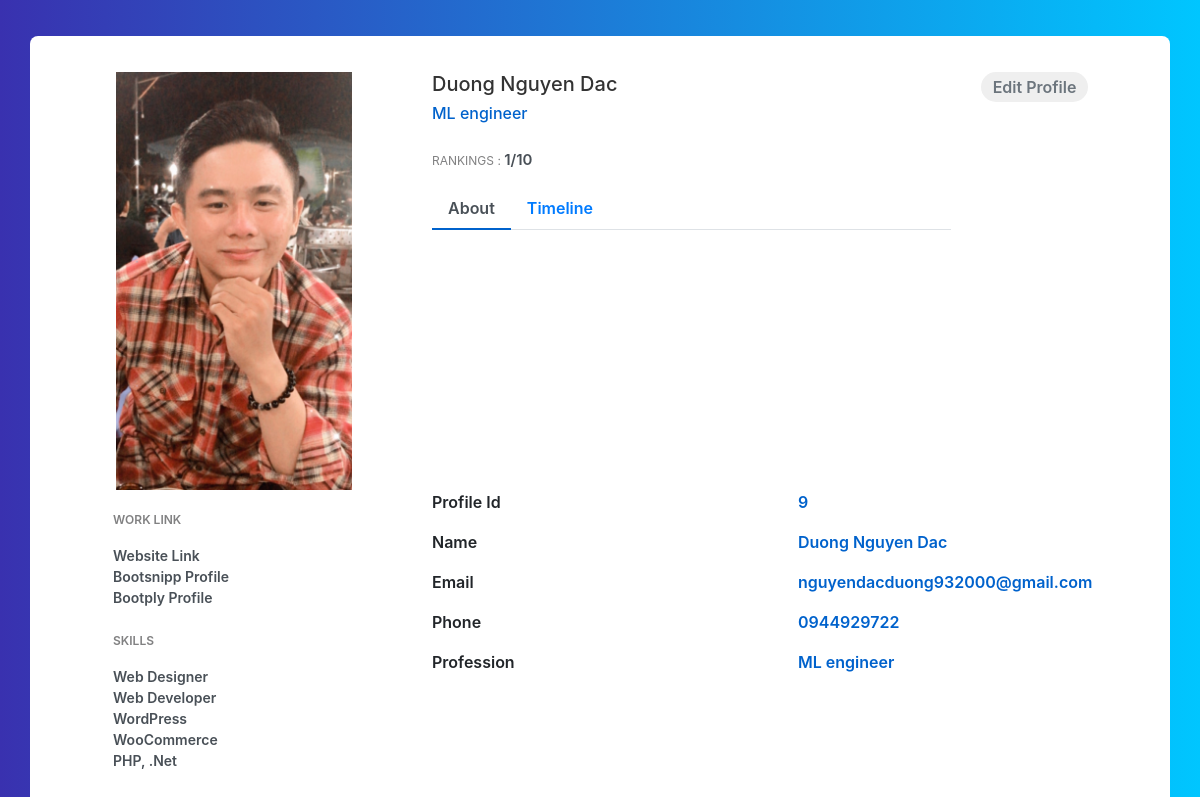
Screenshot of /details/ with the database file from the repository.
### core/models.py (models this page shows, shortened)
class Profile(models.Model):
    first_name = models.CharField(max_length=70)
    last_name = models.CharField(max_length=70)
    date = models.DateField()
    phone = models.BigIntegerField()
    email = models.EmailField()
    ranking = models.IntegerField()
    profession = models.CharField(max_length=200)
    status = models.CharField(choices=types,max_length=20,null=True,blank=False,default='employee')
    present = models.BooleanField(default=False)
    image = models.ImageField()
    updated = models.DateTimeField(auto_now=True)
    shift = models.TimeField()

### core/views.py (the view)
# urls.py: path('details/', details, name= 'details'),
def details(request):
    try:
        last_face = LastFace.objects.last()
        profile = Profile.objects.get(Q(image__icontains=last_face))
    except:
        last_face = None
        profile = None
    context = {
        'profile': profile,
        'last_face': last_face
    }
    return render(request, 'core/details.html', context)

### core/models.py (called while the page is built)
    def __str__(self):
        return self.last_face

### core/templates/core/details.html (shortened to what this page needs)
{% extends "core/base.html" %}
{% load static %}
{% block content %}
{% if profile == None %}
<div class="container emp-profile">
    <div class="row">
        <div class="col-md-5">
            <div class="alert alert-warning">
                <svg width="1.0625em" height="1em" viewBox="0 0 17 16" class="bi bi-exclamation-triangle"
                    fill="currentColor" xmlns="http://www.w3.org/2000/svg">
                    <path fill-rule="evenodd"
                        d="M7.938 2.016a.146.146 0 0 0-.054.057L1.027 13.74a.176.176 0 0 0-.002.183c.016.03.037.05.054.06.015.01.034.017.066.017h13.713a.12.12 0 0 0 .066-.017.163.163 0 0 0 .055-.06.176.176 0 0 0-.003-.183L8.12 2.073a.146.146 0 0 0-.054-.057A.13.13 0 0 0 8.002 2a.13.13 0 0 0-.064.016zm1.044-.45a1.13 1.13 0 0 0-1.96 0L.165 13.233c-.457.778.091 1.767.98 1.767h13.713c.889 0 1.438-.99.98-1.767L8.982 1.566z" />
                    <path
                        d="M7.002 12a1 1 0 1 1 2 0 1 1 0 0 1-2 0zM7.1 5.995a.905.905 0 1 1 1.8 0l-.35 3.507a.552.552 0 0 1-1.1 0L7.1 5.995z" />
                </svg>
                <p><b>Note: </b>
                <ul>
                    <li>It takes some time to turn on the scanner if your computer hardware
                        does not meet the requirements of the face recognition software</li>
                    <li>consider providing good lighting and good resolution cameras
                        for the software to work properly</li>
                </ul>
                <small>(this window will disappear after running the first scan)</small>
                </p>
            </div>
        </div>
        <div class="col-md-1">
        </div>
        <div class="col-md-6">
            <div>
                <img src="{% static 'img/fgirl.jpg'%}" alt="" width="99%">
            </div>
        </div>
    </div>
</div>
{% else %}
<div class="container emp-profile">
        <div class="row">
            <div class="col-md-4">
                <div class="profile-img">
                    <img src="{{ profile.image.url }}" alt="" />
                </div>
            </div>
            <div class="col-md-6">
                <div class="profile-head">
                    <h5>
                        {{profile.first_name}} {{profile.last_name}}
                    </h5>
                    <h6>
                        {{profile.profession }}
                    </h6>
                    <p class="proile-rating">RANKINGS : <span>{{profile.ranking}}/10</span></p>
                    <ul class="nav nav-tabs" id="myTab" role="tablist">
                        <li class="nav-item">
                            <a class="nav-link active" id="home-tab" data-toggle="tab" href="#home" role="tab"
                                aria-controls="home" aria-selected="true">About</a>
                        </li>
                        <li class="nav-item">
                            <a class="nav-link" id="profile-tab" data-toggle="tab" href="#profile" role="tab"
                                aria-controls="profile" aria-selected="false">Timeline</a>
                        </li>
                    </ul>
                </div>
            </div>
            <div class="col-md-2">
                <a href="{% url 'edit_profile' profile.id %}"><input type="button" class="profile-edit-btn" name="btnAddMore" value="Edit Profile" /></a>
            </div>
        </div>
        <div class="row">
            <div class="col-md-4">
                <div class="profile-work">
                    <p>WORK LINK</p>
                    <a href="">Website Link</a><br />
                    <a href="">Bootsnipp Profile</a><br />
                    <a href="">Bootply Profile</a>
                    <p>SKILLS</p>
                    <a href="">Web Designer</a><br />
                    <a href="">Web Developer</a><br />
                    <a href="">WordPress</a><br />
                    <a href="">WooCommerce</a><br />
                    <a href="">PHP, .Net</a><br />
                </div>
            </div>
            <div class="col-md-8">
                <div class="tab-content profile-tab" id="myTabContent">
                    <div class="tab-pane fade show active" id="home" role="tabpanel" aria-labelledby="home-tab">
                        <div class="row">
                            <div class="col-md-6">
                                <label>Profile Id</label>
                            </div>
                            <div class="col-md-6">
                                <p>{{profile.id}}</p>
                            </div>
                        </div>
                        <div class="row">
                            <div class="col-md-6">
                                <label>Name</label>
                            </div>
                            <div class="col-md-6">
                                <p>{{profile.first_name}} {{profile.last_name}}</p>
                            </div>
                        </div>
                        <div class="row">
                            <div class="col-md-6">
                                <label>Email</label>
                            </div>
                            <div class="col-md-6">
                                <p>{{profile.email}}</p>
                            </div>
                        </div>
                        <div class="row">
                            <div class="col-md-6">
                                <label>Phone</label>
                            </div>
                            <div class="col-md-6">
                                <p>0{{profile.phone}}</p>
                            </div>
                        </div>
                        <div class="row">
                            <div class="col-md-6">
                                <label>Profession</label>
                            </div>
                            <div class="col-md-6">
                                <p>{{ profile.profession }}</p>
                            </div>
                        </div>
                    </div>
                </div>
            </div>
        </div>
</div>
{% endif %}
{% endblock content %}

### static/css/details.css (style rules this page uses)
.emp-profile { padding: 3%; margin-top: 3%; margin-bottom: 3%; border-radius: 0.5rem; background: #fff; }
.profile-img { text-align: center; }
.profile-img img { width: 70%; height: 100%; }
.profile-head h5 { color: #333; }
.profile-head h6 { color: #0062cc; }
.profile-edit-btn { border: none; border-radius: 1.5rem; width: 70%; padding: 2%; font-weight: 600; color: #6c757d; cursor: pointer; }
.proile-rating { font-size: 12px; color: #818182; margin-top: 5%; }
.proile-rating span { color: #495057; font-size: 15px; font-weight: 600; }
.profile-head .nav-tabs { margin-bottom:5%; }
.profile-head .nav-tabs .nav-link { font-weight:600; border: none; }
.profile-head .nav-tabs .nav-link.active { border: none; border-bottom:2px solid #0062cc; }
.profile-work { padding: 14%; margin-top: -15%; }
.profile-work p { font-size: 12px; color: #818182; font-weight: 600; margin-top: 10%; }
.profile-work a { text-decoration: none; color: #495057; font-weight: 600; font-size: 14px; }
.profile-tab label { font-weight: 600; }
.profile-tab p { font-weight: 600; color: #0062cc; }

### static/css/body.css (style rules this page uses)
body { background: -webkit-linear-gradient(left, #3931af, #00c6ff); }

### rows the page displays
Profile: image (picture), first_name "Duong", last_name "Nguyen Dac", profession "ML engineer", ranking "1", id "9", email "nguyendacduong932000@gmail.com", phone "944929722"
